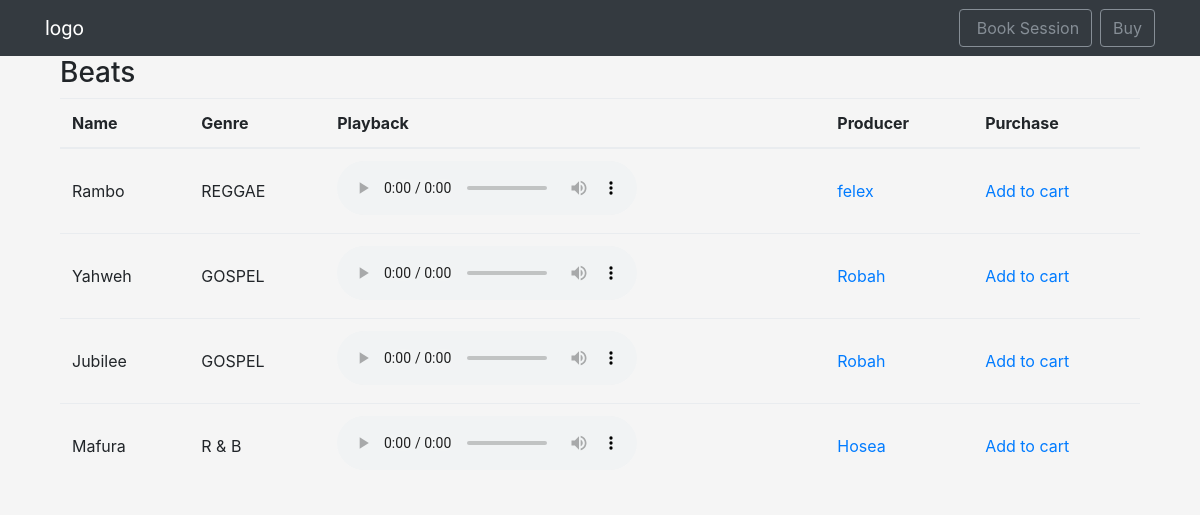
The app's page /beats/allbeats/, older data.
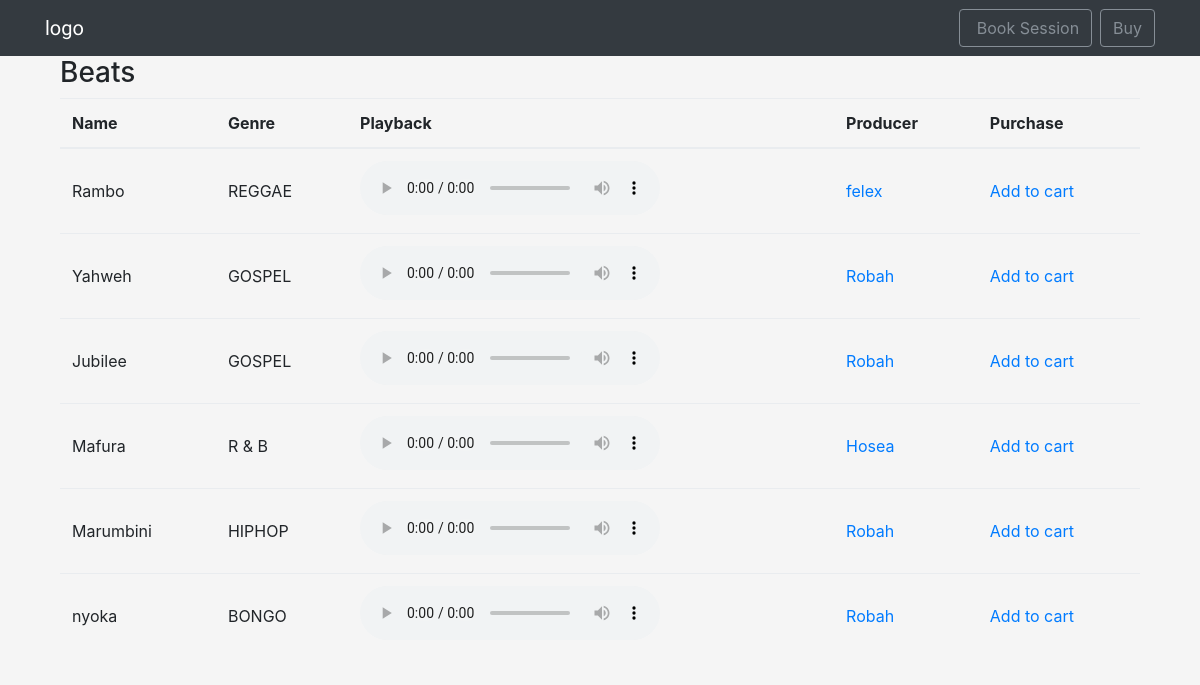
The same page, newer data.
### beats/models.py (models this page shows, shortened)
class Beat(models.Model):
	name = models.CharField(max_length=25)
	genre = models.CharField(max_length=25,choices=CHOICES)
	playback = models.FileField(upload_to='media/')
	producer = models.ForeignKey('Producer',on_delete = models.SET_NULL,null= True)

class Producer(models.Model):
	username = models.CharField(max_length=25)
	phone = models.IntegerField()
	email = models.EmailField()
	def __str__(self):
		return self.username

### beats/views.py (the view)
# urls.py: path('allbeats/',           views.allbeats,         name ='allbeats'),
def allbeats(request):
	beats = Beat.objects.all()
	return render(request,'allbeats.html',{'beats': beats})

### templates/allbeats.html (shortened to what this page needs)
{% extends 'base.html' %}
{% load static  %}
{% block content %}
<div class="body2">
<div class="col-md-12" >
	       <h3>Beats</h3>
	        <table class="table">
			     <div class="breadcrumb-item">
			      <thead class="thead-inverse">
			      <tr>
			        <th>Name</th>
			        <th>Genre</th>
			        <th>Playback</th>
			        <th>Producer</th>
			        <th>Purchase</th>
			      </tr>
			      </thead>
			     </div>
			      <tbody>
			        {% for beat in beats %}
			          <tr>
			            <td class="align-middle">{{ beat.name }}</td>
			            <td class="align-middle">{{ beat.genre }}</td>
			            <td class="align-middle">
			            	<audio controls>
   								 <source src="{{ beat.playback.url }}" type="audio/mpeg">
							</audio>
						</td>
						<td class="align-middle"><a href="#">{{ beat.producer }}</a></td>
			            <td class="align-middle"><a  href="#">Add to cart</a></td>
			          </tr>
			        {% endfor %}
			      </tbody>
			</table>
		</div>
	</div>
{% endblock %}

Row changes from the older to the newer data that the page shows:
added Beat: name "Marumbini", genre "HIPHOP", producer "Robah"
added Beat: name "nyoka", genre "BONGO", producer "Robah"
